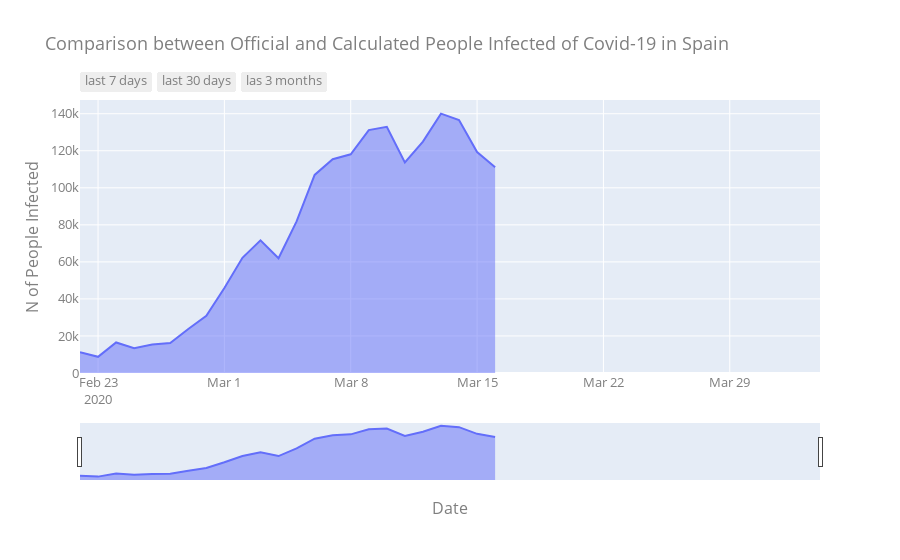

The notebook cell saved with this chart:
### Code cell
# Create traces
fig = go.Figure()
#fig.add_trace(go.Scatter(x=official_to_print["date"], y=official_to_print["official_infected"],
#                    mode='lines',fill="tonexty", 
#                    name='official deaths'))
fig.add_trace(go.Scatter(x=mortality_to_print["date"], y=mortality_to_print["real_contagious"],
                    mode='lines',fill="tonexty",
                    name='calculated deaths'))

fig.update_layout(
    title="Comparison between Official and Calculated People Infected of Covid-19 in Spain",
    xaxis_title="Date",
    yaxis_title="N of People Infected",
    font=dict(
        #family="Courier New, monospace",
        size=13,
        color="#7f7f7f"
    ))

fig.update_xaxes(
    rangeslider_visible=True,
    rangeselector=dict(
        buttons=list([
            dict(count=7, label="last 7 days", step="day", stepmode="backward"),
            dict(count=1, label="last 30 days", step="month", stepmode="backward"),
            dict(count=3, label="las 3 months", step="month", stepmode="backward"),        ])
    )

)


fig.show()

### Figure 1 — Plotly figure (JSON) as saved in the notebook; plotly's stock layout.template omitted (floating-point values rounded to 4 significant figures)
{"data": [{"fill": "tonexty", "mode": "lines", "name": "calculated deaths", "type": "scatter", "x": ["2020-02-22T00:00:00", "2020-02-23T00:00:00", "2020-02-24T00:00:00", "2020-02-25T00:00:00", "2020-02-26T00:00:00", "2020-02-27T00:00:00", "2020-02-28T00:00:00", "2020-02-29T00:00:00", "2020-03-01T00:00:00", "2020-03-02T00:00:00", "2020-03-03T00:00:00", "2020-03-04T00:00:00", "2020-03-05T00:00:00", "2020-03-06T00:00:00", "2020-03-07T00:00:00", "2020-03-08T00:00:00", "2020-03-09T00:00:00", "2020-03-10T00:00:00", "2020-03-11T00:00:00", "2020-03-12T00:00:00", "2020-03-13T00:00:00", "2020-03-14T00:00:00", "2020-03-15T00:00:00", "2020-03-16T00:00:00", "2020-03-17T00:00:00", "2020-03-18T00:00:00", "2020-03-19T00:00:00", "2020-03-20T00:00:00", "2020-03-21T00:00:00", "2020-03-22T00:00:00", "2020-03-23T00:00:00", "2020-03-24T00:00:00", "2020-03-25T00:00:00", "2020-03-26T00:00:00", "2020-03-27T00:00:00", "2020-03-28T00:00:00", "2020-03-29T00:00:00", "2020-03-30T00:00:00", "2020-03-31T00:00:00", "2020-04-01T00:00:00", "2020-04-02T00:00:00", "2020-04-03T00:00:00"], "y": [11250, 8750, 16500, 13400, 15400, 16200, 23800, 30900, 45850, 62225, 71650, 61950, 81850, 106950, 115475, 118100, 131150, 132950, 113750, 124950, 140050, 136650, 119350, 111100, null, null, null, null, null, null, null, null, null, null, null, null, null, null, null, null, null, null]}], "layout": {"font": {"color": "#7f7f7f", "size": 13}, "title": {"text": "Comparison between Official and Calculated People Infected of Covid-19 in Spain"}, "xaxis": {"rangeselector": {"buttons": [{"count": 7, "label": "last 7 days", "step": "day", "stepmode": "backward"}, {"count": 1, "label": "last 30 days", "step": "month", "stepmode": "backward"}, {"count": 3, "label": "las 3 months", "step": "month", "stepmode": "backward"}]}, "rangeslider": {"visible": true}, "title": {"text": "Date"}}, "yaxis": {"title": {"text": "N of People Infected"}}}}
